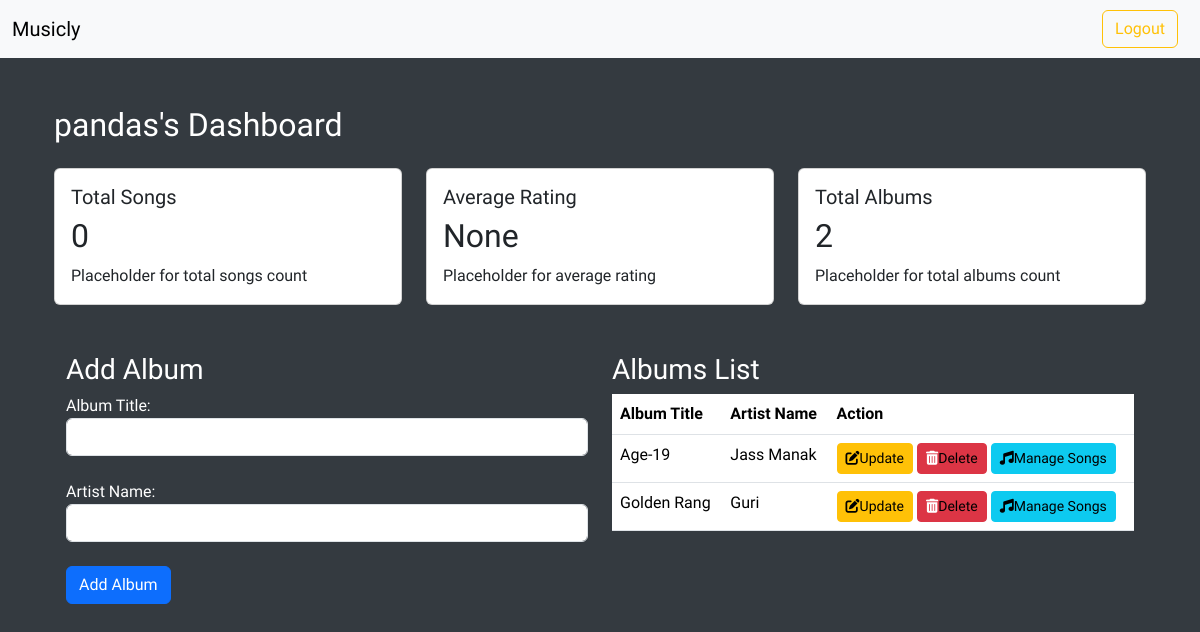
The app's page /creatorAccount (signed in), older data.
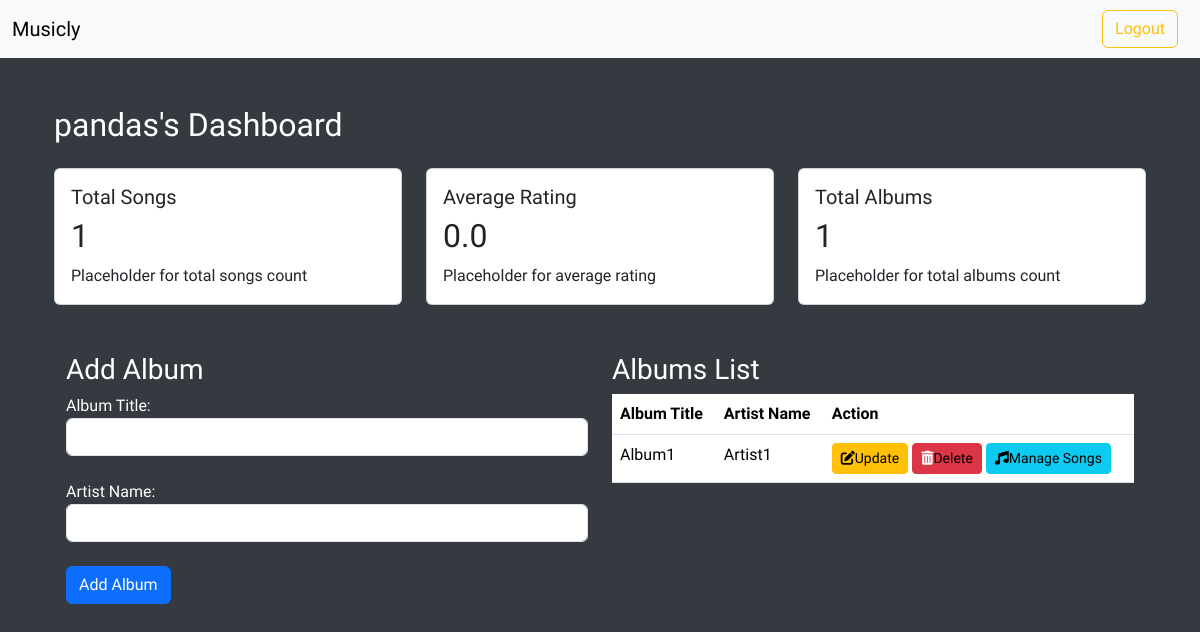
The same page, newer data.
### models.py (models this page shows, shortened)
class User(UserMixin, db.Model):
    __tablename__ = 'User'
    id = db.Column(db.Integer, primary_key = True)
    username = db.Column(db.String(32), unique = True, nullable=False)
    passhash = db.Column(db.String(512), nullable = False)
    name = db.Column(db.String(32), nullable=True)
    email = db.Column(db.String(120), unique =True, nullable = False)
    role = db.Column(db.String(26), nullable = False, default='User')
    is_admin = db.Column(db.Boolean, nullable=False, default=False)
    status = db.Column(db.String(16), nullable=False, default="white")
    @property
    def password(self):
        raise AttributeError("Password is not a readable attribute")

class Album(db.Model):
    __tablename__='Album'
    id = db.Column(db.Integer, primary_key=True)
    name = db.Column(db.String(64), nullable=False)
    artist = db.Column(db.String, nullable = False)
    CreatorId = db.Column(db.Integer, db.ForeignKey('User.id'), nullable = False)

### routes.py (the view, shortened to what this page needs)
@app.route('/creatorAccount', methods=["POST", "GET"])
@auth_required
def creatorAccount():
    user = User.query.get(session["user_id"])
    current_creator = user.id
    if request.method == "GET":
        total_songs = db.session.query(func.count(Songs.id)).filter(Songs.CreatorId == current_creator).scalar()
        average_rating = db.session.query(func.avg(Songs.rating)).filter(Songs.CreatorId == current_creator).scalar()
        total_albums = db.session.query(func.count(Album.id)).filter(Album.CreatorId == current_creator).scalar()
        albums = Album.query.filter_by(CreatorId=current_creator).all()
        return render_template("creatorAccount.html", total_songs= total_songs, average_rating= average_rating, total_albums= total_albums, creator= user.username, albums=albums, user = user, need = True)

### routes.py (called while the page is built)
def auth_required(func):
    @wraps(func)
    def inner(*args, **kwargs):
        if "user_id" not in session:
            flash("Login required.", 'danger')
            return redirect(url_for("login"))
        return func(*args, **kwargs)
    return inner

### templates/creatorAccount.html (shortened to what this page needs)
{% extends 'layout.html' %}
{% block content %}
<div class="container mt-5">
  <h2>{{ creator }}'s Dashboard</h2>
  <div class="row mt-4">
    <div class="col-md-4">
      <div class="card">
        <div class="card-body">
          <h5 class="card-title">Total Songs</h5>
          <h2>{{total_songs}}</h2>
          <p class="card-text">Placeholder for total songs count</p>
        </div>
      </div>
    </div>
    <div class="col-md-4">
      <div class="card">
        <div class="card-body">
          <h5 class="card-title">Average Rating</h5>
          <h2>{{average_rating}}</h2>
          <p class="card-text">Placeholder for average rating</p>
        </div>
      </div>
    </div>
    <div class="col-md-4">
      <div class="card">
        <div class="card-body">
          <h5 class="card-title">Total Albums</h5>
          <h2>{{total_albums}}</h2>
          <p class="card-text">Placeholder for total albums count</p>
        </div>
      </div>
    </div>
  </div>
  <div class="container mt-5">
    <div class="row mt-4">
      <div class="col-md-6">
        <h3>Add Album</h3>
        <form method="POST">
          <div class="form-group">
            <label for="albumTitle">Album Title:</label>
            <input type="text" class="form-control" id="albumTitle" name="albumTitle" required>
          </div>
          <br>
          <div class="form-group">
            <label for="albumName">Artist Name:</label>
            <input type="text" class="form-control" id="artistName" name="artistName" required>
          </div>
          <br>
          <button type="submit" class="btn btn-primary">Add Album</button>
        </form>
      </div>
      <div class="col-md-6">
        <h3>Albums List</h3>
        <table class="table">
          <thead>
            <tr>
              <th>Album Title</th>
              <th>Artist Name</th>
              <th>Action</th>
            </tr>
          </thead>
          <tbody>
            {% for album in albums %}
            <tr>
              <td>{{ album.name }}</td>
              <td>{{ album.artist}}</td>
              <td>
                <button type="button" class="btn btn-warning btn-sm"><i class="fas fa-edit"></i><a href="/creatorAccount/{{album.id}}/update">Update</a></button>
                <button type="button" class="btn btn-danger btn-sm"><i class="fas fa-trash-alt"></i><a href="/creatorAccount/{{album.id}}/delete">Delete</a></button>
                <button type="button" class="btn btn-info btn-sm"><i class="fas fa-music"></i><a href="/creatorAccount/{{album.id}}/addSongs">Manage Songs</a></button>
              </td>
            </tr>
            {% endfor %}
          </tbody>
        </table>
      </div>
    </div>
  </div>
</div>
{% endblock %}

### templates/layout.html (shortened to what this page needs)
<!DOCTYPE html>
<html lang="en">
<head>
    <link href="https://cdn.jsdelivr.net/npm/bootstrap@5.3.2/dist/css/bootstrap.min.css" rel="stylesheet">
    <link rel="stylesheet" href="https://cdnjs.cloudflare.com/ajax/libs/font-awesome/6.4.2/css/all.min.css">
</head>
<body>
    {% include 'nav-auth.html' %}
    <div class="container">
        {% block content %} {% endblock %}
    </div>
</body>
</html>

### templates/nav-auth.html (shortened to what this page needs)
<nav class="navbar navbar-expand-lg bg-body-tertiary navbar-light bg-light">
  <div class="container-fluid">
      <a class="navbar-brand" href="/">Musicly</a>
      <div class="collapse navbar-collapse" id="navbarNav">
            {% if user %}
              {% if user.role=="admin" or need %}
              <ul class="navbar-nav ms-auto">
                <li class="nav-item">
                  <a href="{{url_for('logout')}}" class="btn btn-outline-warning bar">Logout</a>
                </li>
                </ul>
              {% endif %}
            {% endif %}
      </div>
    </div>
  </nav>

### templates/layout.html (style rules this page uses)
body { margin: 0; padding: 0; font-family: 'Balsamiq Sans', 'cursive'; background-color: #343a40; color: #ffffff; }

### templates/creatorAccount.html (style rules this page uses)
a { text-decoration: none; color: black; }

### templates/nav-auth.html (style rules this page uses)
.navbar { width: 100%; padding: 0; }
.bar { margin: 10px; }

Row changes from the older to the newer data that the page shows:
removed Album: name "Age-19", artist "Jass Manak"
removed Album: name "Golden Rang", artist "Guri"
added Album: name "Album1", artist "Artist1"
Text that changed along with them:
{{ total_songs }}: "0" → "1"
{{ average_rating }}: "None" → "0.0"
{{ total_albums }}: "2" → "1"
